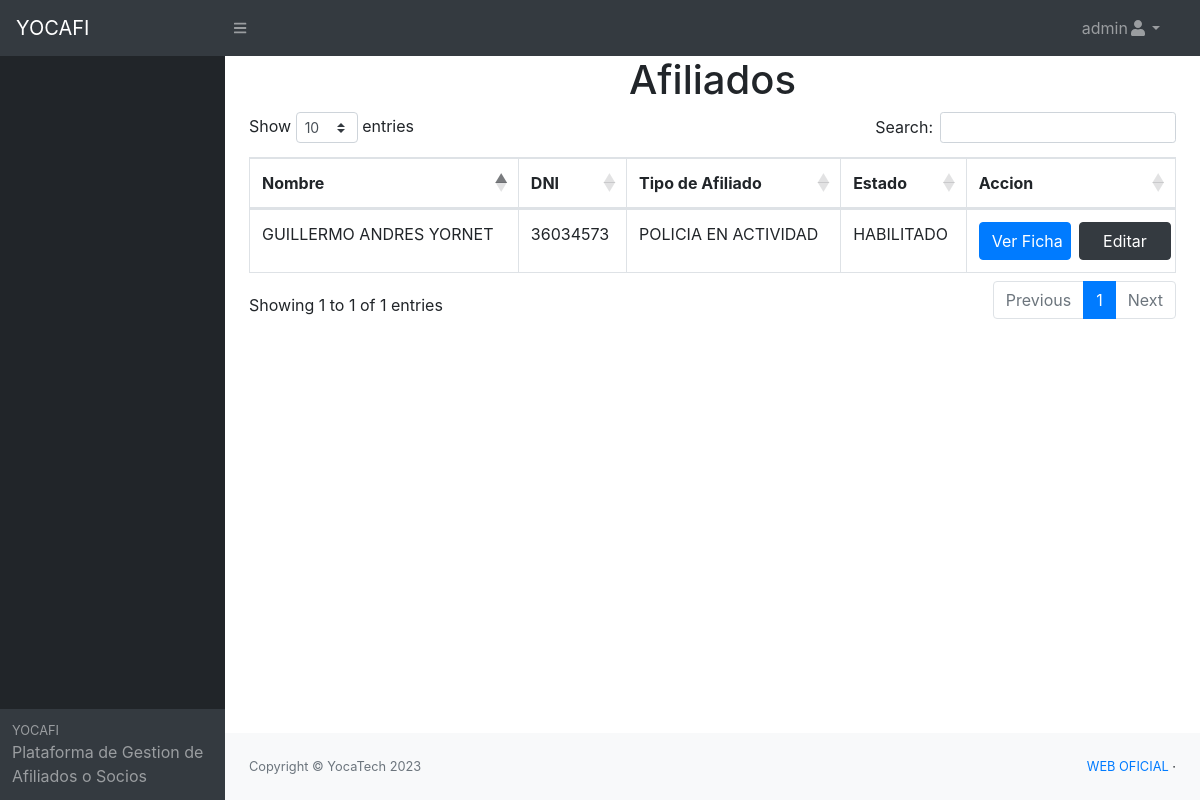
The page /pages/ver_afiliados.php (signed in) on the database its author committed.
### tables this page shows
CREATE TABLE `afiliado_titular` (
  `id` int(11) NOT NULL,
  `nombre` text NOT NULL,
  `apellido` text NOT NULL,
  `dni` text NOT NULL,
  `fecha_nacimiento` date NOT NULL,
  `domicilio` text NOT NULL,
  `telefono` text NOT NULL,
  `email` text DEFAULT NULL,
  `departamento` text NOT NULL,
  `estado_civil` text NOT NULL,
  `genero` text NOT NULL,
  `tipo_socio` text NOT NULL,
  `servicio_salud` varchar(10) NOT NULL,
  `socio_vitalicio` varchar(10) NOT NULL,
  `padron` text NOT NULL,
  `sector_laboral` text NOT NULL,
  `fecha_carga` date DEFAULT NULL,
  `hora_carga` time DEFAULT NULL,
  `usuario_carga` text NOT NULL,
  `estado` text DEFAULT NULL,
  `fecha_estado` date DEFAULT NULL,
  `hora_estado` time DEFAULT NULL,
  `usuario_estado` text DEFAULT NULL,
  `fecha_baja` date DEFAULT NULL,
  `hora_baja` time DEFAULT NULL,
  `usuario_baja` text DEFAULT NULL,
  `fecha_edicion` date DEFAULT NULL,
  `hora_edicion` time DEFAULT NULL,
  `usuario_edita` text DEFAULT NULL
);

### pages/ver_afiliados.php (the view, shortened to what this page needs)
<?php
    require 'conexion.php';
    $sql = "SELECT * FROM afiliado_titular";
    $resultado = $mysqli->query($sql);
?>
<?php
    include "header.php";
?>
    <body class="sb-nav-fixed">
    <?php
    include "nav_principal.php";
    ?>
        <div id="layoutSidenav">
           <?php
           include "inc_nav.php";
           ?>
            <div id="layoutSidenav_content">
                <main>
                    <h1 class="text-center">Afiliados</h1>
    <div class="container">
       <div class="row">
           <div class="col-lg-12">
            <table id="example" class="table table-bordered  display nowrap" cellspacing="0" width="100%">
                <thead>
                    <tr>
                        <th>Nombre</th>
                        <th>DNI</th>
                        <th>Tipo de Afiliado</th>
                        <th>Estado</th>
                        <th>Accion</th>
                    </tr>
                </thead>
                <tbody>
                   <?php while ($row = $resultado->fetch_assoc()) { ?>
                    <tr>
                        <td><?php echo $row['nombre']." ".$row['apellido']; ?></td>
                        <td><?php echo $row['dni']; ?></td>
                        <td><?php echo $row['tipo_socio']; ?></td>
                        <td><?php echo $row['estado']; ?></td>
                             <td><a href="ver_ficha.php?id=<?php echo $row['id']; ?>"class='btn btn-primary col-6 mr-2'>Ver Ficha</a><a href="editar_ficha.php?id=<?php echo $row['id']; ?>"class='btn btn-dark col-6'>Editar</a></td>
                    </tr>
                    <?php } ?>
                </tbody>
            </table>
           </div>
       </div>
    </div>
                </main>
                <?php
                    include "footer.php";
                ?>
            </div>
        </div>
    </body>
</html>

### rows shown on the page
afiliado_titular: nombre "GUILLERMO ANDRES", apellido "YORNET", dni "36034573", tipo_socio "POLICIA EN ACTIVIDAD", estado "HABILITADO"

### other values the page prints
$usuario "admin"
